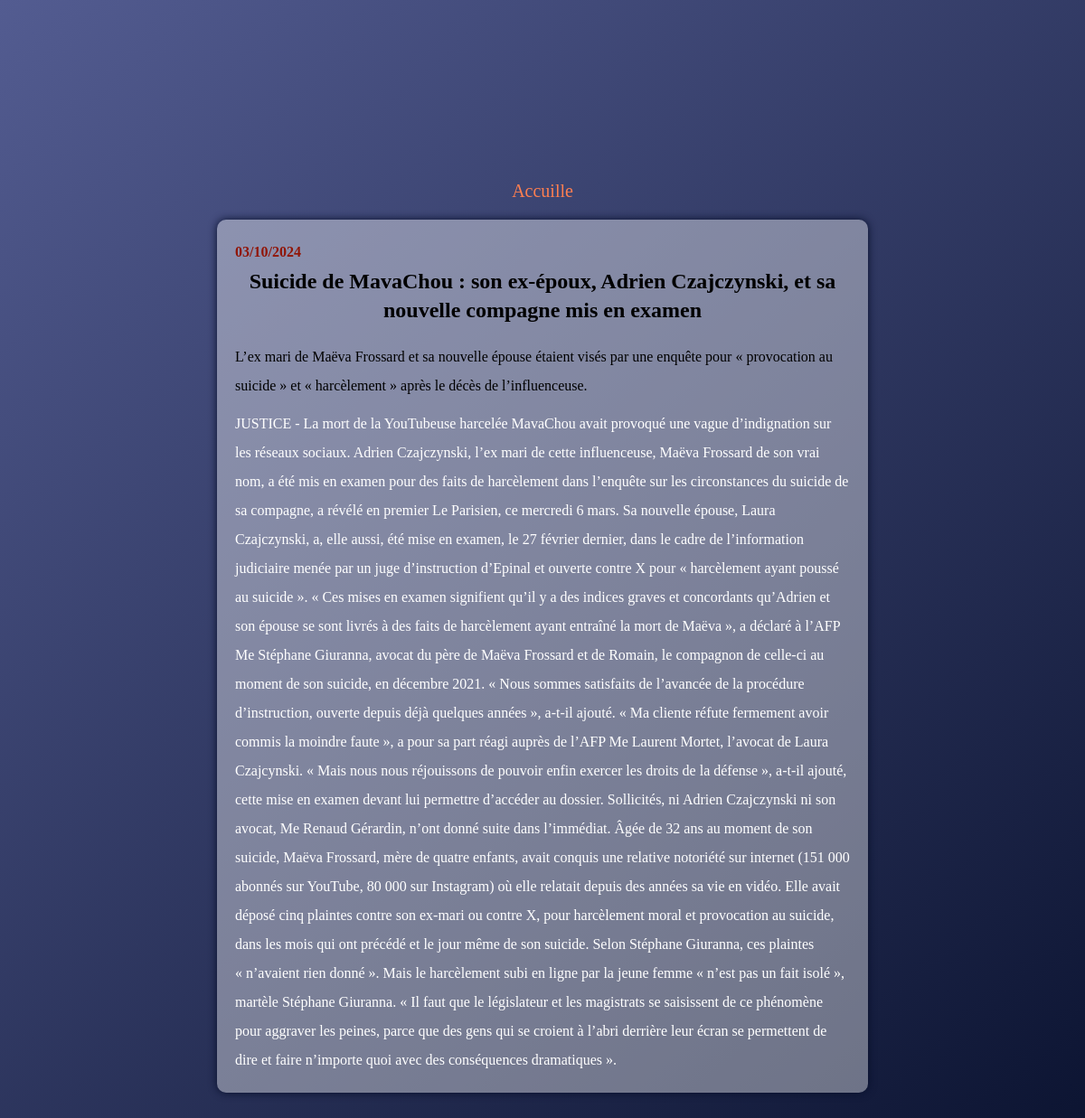
The app's page /post?post_id=7 with its own data.
### content/models.py (models this page shows, shortened)
class Article(models.Model):
    url_content = models.ForeignKey(Url_content, on_delete = models.CASCADE)
    title = models.CharField(max_length=200)
    article_chapo = models.CharField(max_length=300)
    content = models.TextField()

### content/views.py (the view)
# urls.py: path('post', views.post, name='post')
def post(request):
    article_id= request.GET['post_id']
    article = Article.objects.get(id=article_id)
    context = {'article': article}
    return render(request, 'index.html', context)

### templates/index.html (shortened to what this page needs)
{% load static %}
<!DOCTYPE html>
<html lang="en">
<head>
    <link rel="stylesheet" href="{% static 'styles.css' %}">
</head>
<body>
    <div class="container">
        <div class="container-button">
                <div class="button-click">
                    <a href="{% url 'index' %}" style="text-decoration: none; color: coral; font-size: 20px;">Accuille</a>
                </div>
        </div>
        <div class="article-container">
            <div class="date" >
                <h4>03/10/2024</h4>
            </div>
            <div class="article-title">
                <h2>{{article.title}}</h2>
            </div>
            <div class="article-shapo">
                <p>{{article.article_chapo}}</p>
            </div>
            <div class="article-content">
                <p>{{article.content}}</p>
            </div>
        </div>
    </div>
</body>
</html>

### static/styles.css (style rules this page uses)
* { margin: 0; padding: 0; box-sizing: border-box; }
body { background: linear-gradient(139deg, #535C91, #070F2B); }
.container { display: flex; flex-wrap: wrap; margin: 200px auto; width: 60%; gap: 20px; justify-content: center; }
.container-button { width: 100%; text-align: center; flex: none; }
.date { color: rgb(145, 21, 7); }
.article-container { display: block; background: rgba(255, 255, 255, 0.385); padding: 20px; border-radius: 10px; box-shadow: 0 0 10px #070F2B; line-height: 2em; }
.article-title { text-align: center; color: black; margin-bottom: 20px; }
.article-shapo { margin: 0px 0px 10px 0; }
.article-content { color: #fff; }

### records on screen
Article: title "Suicide de MavaChou : son ex-époux, Adrien Czajczynski, et sa nouvelle compagne mis en examen", article_chapo "L’ex mari de Maëva Frossard et sa nouvelle épouse étaient visés par une enquête pour « provocation au suicide » et « harcèlement » après le décès de l’influenceuse.", content "JUSTICE - La mort de la YouTubeuse harcelée MavaChou avait provoqué une vague d’indignation sur les réseaux sociaux. Adrien Czajczynski, l’ex mari de cette influenceuse, Maëva Frossard de son vrai nom, a été mis en examen pour des faits de harcèlement dans l’enquête sur les circonstances du suicide de sa compagne, a révélé en premier Le Parisien, ce mercredi 6 mars. Sa nouvelle épouse, Laura Czajczynski, a, elle aussi, été mise en examen, le 27 février dernier, dans le cadre de l’information judiciaire menée par un juge d’instruction d’Epinal et ouverte contre X pour « harcèlement ayant poussé au suicide ». « Ces mises en examen signifient qu’il y a des indices graves et concordants…"
